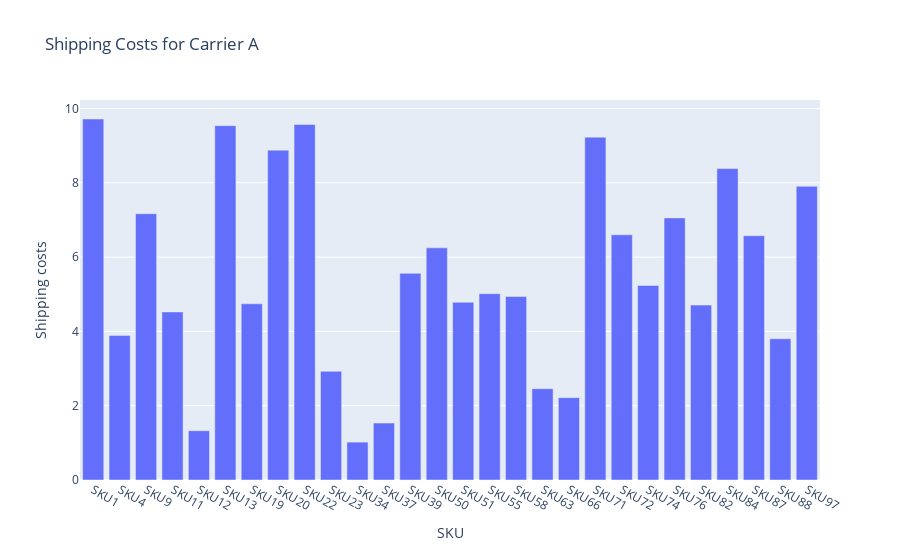
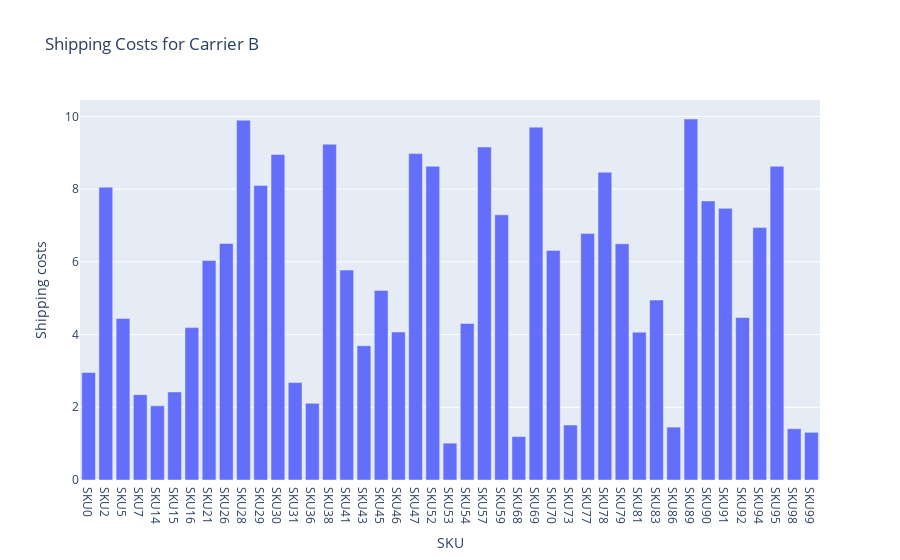

Notebook code cell kept with these figures, in order:
### Code cell
import plotly.express as px

# Assuming you have filtered DataFrames carrierA, carrierB, and carrierC

# Create subplots for each carrier
fig = px.bar(carrierA, x='SKU', y='Shipping costs', title='Shipping Costs for Carrier A')
fig2 = px.bar(carrierB, x='SKU', y='Shipping costs', title='Shipping Costs for Carrier B')
fig3 = px.bar(carrierC, x='SKU', y='Shipping costs', title='Shipping Costs for Carrier C')

# Update subplots layout
fig.update_layout(barmode='group')  # Optional: Choose bar mode (e.g., 'group', 'stack')

# Show subplots
fig.show()
fig2.show()
fig3.show()

### Figure 1 — Plotly figure (JSON) as saved in the notebook; plotly's stock layout.template omitted (floating-point values rounded to 4 significant figures)
{"data": [{"alignmentgroup": "True", "hovertemplate": "SKU=%{x}<br>Shipping costs=%{y}<extra></extra>", "legendgroup": "", "marker": {"color": "#636efa", "pattern": {"shape": ""}}, "name": "", "offsetgroup": "", "orientation": "v", "showlegend": false, "textposition": "auto", "type": "bar", "x": ["SKU1", "SKU4", "SKU9", "SKU11", "SKU12", "SKU13", "SKU19", "SKU20", "SKU22", "SKU23", "SKU34", "SKU37", "SKU39", "SKU50", "SKU51", "SKU55", "SKU58", "SKU63", "SKU66", "SKU71", "SKU72", "SKU74", "SKU76", "SKU82", "SKU84", "SKU87", "SKU88", "SKU97"], "xaxis": "x", "y": [9.717, 3.891, 7.167, 4.524, 1.325, 9.537, 4.743, 8.878, 9.568, 2.925, 1.019, 1.533, 5.563, 6.248, 4.783, 5.014, 4.938, 2.458, 2.216, 9.228, 6.6, 5.238, 7.055, 4.708, 8.382, 6.576, 3.801, 7.905], "yaxis": "y"}], "layout": {"barmode": "group", "legend": {"tracegroupgap": 0}, "title": {"text": "Shipping Costs for Carrier A"}, "xaxis": {"anchor": "y", "domain": [0, 1], "title": {"text": "SKU"}}, "yaxis": {"anchor": "x", "domain": [0, 1], "title": {"text": "Shipping costs"}}}}

### Figure 2 — Plotly figure (JSON) as saved in the notebook; plotly's stock layout.template omitted (floating-point values rounded to 4 significant figures)
{"data": [{"alignmentgroup": "True", "hovertemplate": "SKU=%{x}<br>Shipping costs=%{y}<extra></extra>", "legendgroup": "", "marker": {"color": "#636efa", "pattern": {"shape": ""}}, "name": "", "offsetgroup": "", "orientation": "v", "showlegend": false, "textposition": "auto", "type": "bar", "x": ["SKU0", "SKU2", "SKU5", "SKU7", "SKU14", "SKU15", "SKU16", "SKU21", "SKU26", "SKU28", "SKU29", "SKU30", "SKU31", "SKU36", "SKU38", "SKU41", "SKU43", "SKU45", "SKU46", "SKU47", "SKU52", "SKU53", "SKU54", "SKU57", "SKU59", "SKU68", "SKU69", "SKU70", "SKU73", "SKU77", "SKU78", "SKU79", "SKU81", "SKU83", "SKU86", "SKU89", "SKU90", "SKU91", "SKU92", "SKU94", "SKU95", "SKU98", "SKU99"], "xaxis": "x", "y": [2.957, 8.054, 4.444, 2.348, 2.04, 2.422, 4.191, 6.038, 6.508, 9.898, 8.101, 8.955, 2.68, 2.108, 9.236, 5.773, 3.694, 5.215, 4.071, 8.979, 8.631, 1.013, 4.305, 9.161, 7.294, 1.194, 9.705, 6.316, 1.513, 6.781, 8.467, 6.496, 4.066, 4.95, 1.454, 9.93, 7.674, 7.472, 4.47, 6.943, 8.63, 1.41, 1.311], "yaxis": "y"}], "layout": {"barmode": "relative", "legend": {"tracegroupgap": 0}, "title": {"text": "Shipping Costs for Carrier B"}, "xaxis": {"anchor": "y", "domain": [0, 1], "title": {"text": "SKU"}}, "yaxis": {"anchor": "x", "domain": [0, 1], "title": {"text": "Shipping costs"}}}}
